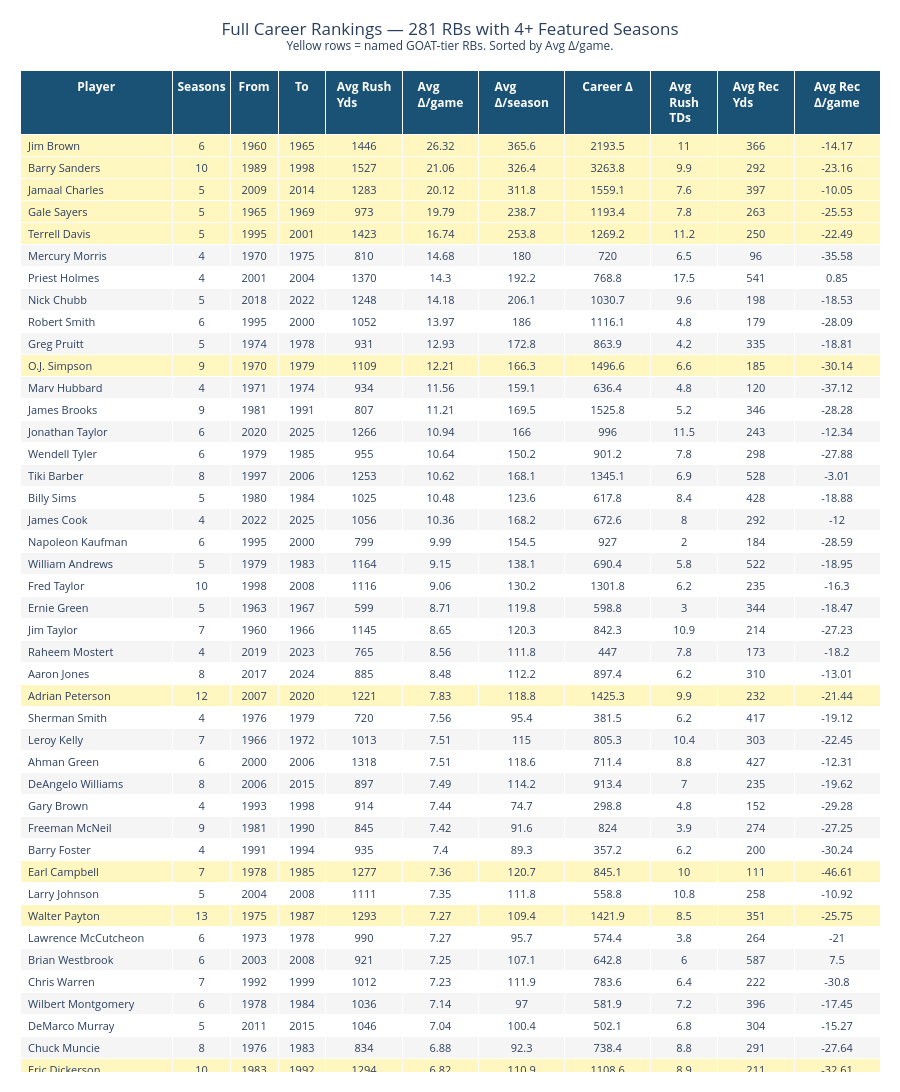

Write notebook code for a chart like this one.
### Markdown cell above
---
# Full Career Rankings Table

### Code cell
rb_career_q2 = rb_career_q[[
    'player_name', 'seasons', 'first_year', 'last_year',
    'avg_rush_yds', 'avg_delta_pg', 'avg_delta_total', 'career_delta',
    'avg_rush_td', 'avg_rec_yds', 'avg_delta_rec_pg'
]].sort_values('avg_delta_pg', ascending=False).reset_index(drop=True)

row_colors = []
for i, row in rb_career_q2.iterrows():
    if is_named(row['player_name']):
        row_colors.append('rgba(255,240,150,0.6)')
    else:
        row_colors.append('white' if i % 2 == 0 else '#f5f5f5')

fig_tbl = go.Figure(data=[go.Table(
    columnwidth=[160, 60, 50, 50, 80, 80, 90, 90, 70, 80, 90],
    header=dict(
        values=['<b>Player</b>', '<b>Seasons</b>', '<b>From</b>', '<b>To</b>',
                '<b>Avg Rush Yds</b>', '<b>Avg Δ/game</b>',
                '<b>Avg Δ/season</b>', '<b>Career Δ</b>',
                '<b>Avg Rush TDs</b>', '<b>Avg Rec Yds</b>', '<b>Avg Rec Δ/game</b>'],
        fill_color='#1a5276',
        font=dict(color='white', size=12),
        align='center', height=28,
    ),
    cells=dict(
        values=[
            rb_career_q2['player_name'],
            rb_career_q2['seasons'],
            rb_career_q2['first_year'],
            rb_career_q2['last_year'],
            rb_career_q2['avg_rush_yds'].round(0).astype(int),
            rb_career_q2['avg_delta_pg'].round(2),
            rb_career_q2['avg_delta_total'].round(1),
            rb_career_q2['career_delta'].round(1),
            rb_career_q2['avg_rush_td'].round(1),
            rb_career_q2['avg_rec_yds'].round(0).astype(int),
            rb_career_q2['avg_delta_rec_pg'].round(2),
        ],
        fill_color=[row_colors] * 11,
        font=dict(size=11),
        align=['left'] + ['center'] * 10,
        height=22,
    )
)])

fig_tbl.update_layout(
    title=dict(text=f'Full Career Rankings — {len(rb_career_q2)} RBs with 4+ Featured Seasons<br>'
                    '<sup>Yellow rows = named GOAT-tier RBs. Sorted by Avg Δ/game.</sup>',
               x=0.5),
    height=min(1600, 60 + 22 * len(rb_career_q2)),
    margin=dict(t=70, b=20, l=20, r=20),
)
fig_tbl.show()

### Figure 1 — Plotly figure (JSON) as saved in the notebook; plotly's stock layout.template omitted (floating-point values rounded to 4 significant figures; data arrays with more than 128 entries replaced by an {"elided": "..."} marker saying what was removed)
{"data": [{"cells": {"align": ["left", "center", "center", "center", "center", "center", "center", "center", "center", "center", "center"], "fill": {"color": {"elided": "11x281 str values"}}, "font": {"size": 11}, "height": 22, "values": {"elided": "11x281 mixed values"}}, "columnwidth": [160, 60, 50, 50, 80, 80, 90, 90, 70, 80, 90], "header": {"align": "center", "fill": {"color": "#1a5276"}, "font": {"color": "white", "size": 12}, "height": 28, "values": ["<b>Player</b>", "<b>Seasons</b>", "<b>From</b>", "<b>To</b>", "<b>Avg Rush Yds</b>", "<b>Avg Δ/game</b>", "<b>Avg Δ/season</b>", "<b>Career Δ</b>", "<b>Avg Rush TDs</b>", "<b>Avg Rec Yds</b>", "<b>Avg Rec Δ/game</b>"]}, "type": "table"}], "layout": {"height": 1600, "margin": {"b": 20, "l": 20, "r": 20, "t": 70}, "title": {"text": "Full Career Rankings — 281 RBs with 4+ Featured Seasons<br><sup>Yellow rows = named GOAT-tier RBs. Sorted by Avg Δ/game.</sup>", "x": 0.5}}}
